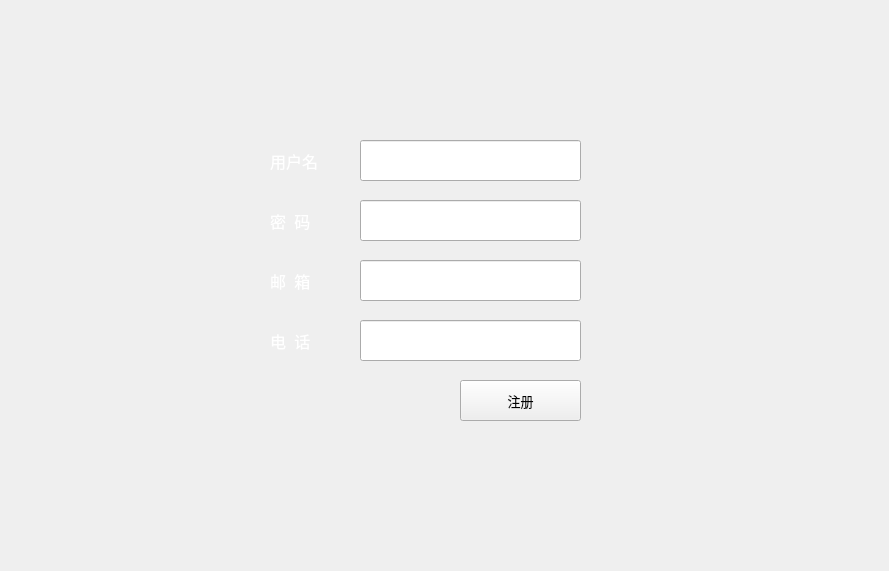
<?xml version="1.0" encoding="UTF-8"?>
<ui version="4.0">
 <class>registerwindow</class>
 <widget class="QMainWindow" name="registerwindow">
  <property name="geometry">
   <rect>
    <x>0</x>
    <y>0</y>
    <width>889</width>
    <height>571</height>
   </rect>
  </property>
  <property name="minimumSize">
   <size>
    <width>889</width>
    <height>571</height>
   </size>
  </property>
  <property name="maximumSize">
   <size>
    <width>889</width>
    <height>571</height>
   </size>
  </property>
  <property name="windowTitle">
   <string>RegisterWindow</string>
  </property>
  <widget class="QWidget" name="centralwidget">
   <property name="styleSheet">
    <string notr="true">#centralwidget{
border-image: url(:/image/login/login_bj.png);
}</string>
   </property>
   <widget class="QLineEdit" name="username">
    <property name="geometry">
     <rect>
      <x>360</x>
      <y>140</y>
      <width>221</width>
      <height>41</height>
     </rect>
    </property>
    <property name="styleSheet">
     <string notr="true">border-image: url(:/image/login/图片4.png);
font: 10pt &quot;微软雅黑&quot;;</string>
    </property>
   </widget>
   <widget class="QLabel" name="label">
    <property name="geometry">
     <rect>
      <x>270</x>
      <y>140</y>
      <width>71</width>
      <height>41</height>
     </rect>
    </property>
    <property name="font">
     <font>
      <family>黑体</family>
      <pointsize>12</pointsize>
      <weight>50</weight>
      <italic>false</italic>
      <bold>false</bold>
     </font>
    </property>
    <property name="styleSheet">
     <string notr="true">font: 12pt &quot;黑体&quot;;
color: rgb(255, 255, 255);</string>
    </property>
    <property name="text">
     <string>用户名</string>
    </property>
    <property name="textFormat">
     <enum>Qt::AutoText</enum>
    </property>
   </widget>
   <widget class="QLineEdit" name="password">
    <property name="geometry">
     <rect>
      <x>360</x>
      <y>200</y>
      <width>221</width>
      <height>41</height>
     </rect>
    </property>
    <property name="styleSheet">
     <string notr="true">border-image: url(:/image/login/图片4.png);
font: 10pt &quot;微软雅黑&quot;;</string>
    </property>
    <property name="echoMode">
     <enum>QLineEdit::Password</enum>
    </property>
   </widget>
   <widget class="QLabel" name="label_2">
    <property name="geometry">
     <rect>
      <x>270</x>
      <y>200</y>
      <width>71</width>
      <height>41</height>
     </rect>
    </property>
    <property name="font">
     <font>
      <family>黑体</family>
      <pointsize>12</pointsize>
      <weight>50</weight>
      <italic>false</italic>
      <bold>false</bold>
     </font>
    </property>
    <property name="styleSheet">
     <string notr="true">font: 12pt &quot;黑体&quot;;
color: rgb(255, 255, 255);</string>
    </property>
    <property name="text">
     <string>密  码</string>
    </property>
    <property name="textFormat">
     <enum>Qt::AutoText</enum>
    </property>
   </widget>
   <widget class="QLineEdit" name="email">
    <property name="geometry">
     <rect>
      <x>360</x>
      <y>260</y>
      <width>221</width>
      <height>41</height>
     </rect>
    </property>
    <property name="styleSheet">
     <string notr="true">border-image: url(:/image/login/图片4.png);
font: 10pt &quot;微软雅黑&quot;;</string>
    </property>
   </widget>
   <widget class="QLabel" name="label_3">
    <property name="geometry">
     <rect>
      <x>270</x>
      <y>260</y>
      <width>71</width>
      <height>41</height>
     </rect>
    </property>
    <property name="font">
     <font>
      <family>黑体</family>
      <pointsize>12</pointsize>
      <weight>50</weight>
      <italic>false</italic>
      <bold>false</bold>
     </font>
    </property>
    <property name="styleSheet">
     <string notr="true">font: 12pt &quot;黑体&quot;;
color: rgb(255, 255, 255);</string>
    </property>
    <property name="text">
     <string>邮  箱</string>
    </property>
    <property name="textFormat">
     <enum>Qt::AutoText</enum>
    </property>
   </widget>
   <widget class="QLineEdit" name="phone">
    <property name="geometry">
     <rect>
      <x>360</x>
      <y>320</y>
      <width>221</width>
      <height>41</height>
     </rect>
    </property>
    <property name="styleSheet">
     <string notr="true">border-image: url(:/image/login/图片4.png);
font: 10pt &quot;微软雅黑&quot;;</string>
    </property>
   </widget>
   <widget class="QLabel" name="label_4">
    <property name="geometry">
     <rect>
      <x>270</x>
      <y>320</y>
      <width>71</width>
      <height>41</height>
     </rect>
    </property>
    <property name="font">
     <font>
      <family>黑体</family>
      <pointsize>12</pointsize>
      <weight>50</weight>
      <italic>false</italic>
      <bold>false</bold>
     </font>
    </property>
    <property name="styleSheet">
     <string notr="true">font: 12pt &quot;黑体&quot;;
color: rgb(255, 255, 255);</string>
    </property>
    <property name="text">
     <string>电  话</string>
    </property>
    <property name="textFormat">
     <enum>Qt::AutoText</enum>
    </property>
   </widget>
   <widget class="QPushButton" name="commitButton">
    <property name="geometry">
     <rect>
      <x>460</x>
      <y>380</y>
      <width>121</width>
      <height>41</height>
     </rect>
    </property>
    <property name="font">
     <font>
      <family>微软雅黑</family>
      <pointsize>10</pointsize>
      <weight>50</weight>
      <italic>false</italic>
      <bold>false</bold>
      <stylestrategy>PreferAntialias</stylestrategy>
     </font>
    </property>
    <property name="cursor">
     <cursorShape>PointingHandCursor</cursorShape>
    </property>
    <property name="mouseTracking">
     <bool>false</bool>
    </property>
    <property name="styleSheet">
     <string notr="true">QPushButton{
border-image: url(:/image/login/图片4.png);
font: 10pt &quot;微软雅黑&quot;;
}
QPushButton:pressed{
font: 9pt &quot;微软雅黑&quot;;
}</string>
    </property>
    <property name="text">
     <string>注册</string>
    </property>
   </widget>
  </widget>
 </widget>
 <resources/>
 <connections/>
</ui>
